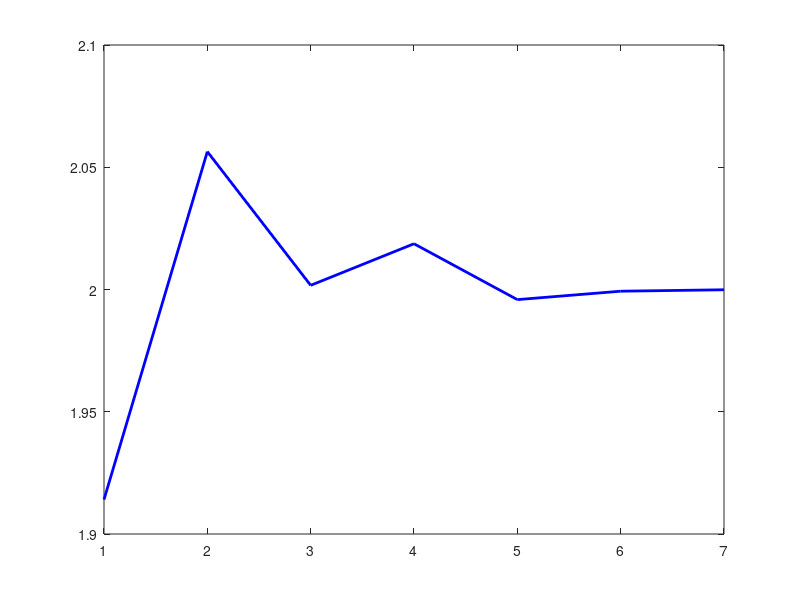

This chart was generated by the following MATLAB code: (Note: this script raises an error after producing the figure.)
%|--------------------------|%
%| FMAT3888 Tutorial Week 2 |%
%| Author: Vishaal Lingam   |%
%| Date: 17-08-2021         |%
%|--------------------------|%

% Q1.
% Evaluating the intergral of sin(x) from zero to pi
n=7; % maximum exponenet and number of trials
J = linspace(1,n,n); % vector of exponents
MU = zeros(1,length(J)); % zeros for final evaluation of average

% Looping over 'n' seperate trials
for i=1:length(J)
    N=10^J(i); % number of simulations
    Y=rand(1,N)*pi; % generate N iid copies of U(0,pi)
    mu=0;
    for k=1:N    
        mu=mu+sin(Y(k)); % sum of all random results
    end
    MU(i)=mu/N*pi; % evaluation of average over all simulations
end 

% Creating a plot to visualise the convergece towards the real solution as n>>10
figure(1);
plot(J,MU,'b','LineWidth',2);
hold on;
yline(2,'-r','LineWidth',2);
hold off;
ylabel('Final Result')
title([' Evaluating $ \int_{0}^{\pi} \sin(x)dx $ by Monte-Carlo'],'interpreter','latex')
xlabel('Number of Simulations (10^x)')
legend({'Computed Value','Accepted Value'})
saveas(gcf,'Q1MonteCarlo','png')

% Q2 a)
% Evaluating the Black-Scholes model of an European option 
S0=100; % initial underlying stock price
K=100; % strike price of option
T=1; % time scale
r=0.07; % interest rate
sigma=0.25; % volatility 
N=10^6; % Number of simulations
Y=randn(1,N);
Z=zeros(1,N); % will be used for price for S_T
W=zeros(1,N);

% Looping over given number of simulations
for k=1:N
    Z(k)=S0*exp((r-0.5*sigma^2)*T + (sigma*sqrt(T)*Y(k)));
    W(k)=max(Z(k)-K,0);
end 

price=exp(-r*T)*sum(W)/N;
figure(2);
histogram(W,100)
display(price)
saveas(gcf,'Q2aBlackScholes','png')

% Q2 b)
% Evaluating the Black-Scholes model of European option and plot the convergence diagram for succesive Monte Carlo simulaitons
S0=100; % initial underlying stock price
K=100; % strike price of option
T=1; % time scale
r=0.07; % interest rate
sigma=0.25; % volatility 
N=10^6; % Number of simulations
Y=randn(1,N);
Z=zeros(1,N); % will be used for price for S_T
W=zeros(1,N);

for k=1:N
    Z(k)=S0*exp((r-0.5*sigma^2)*T + (sigma*sqrt(T)*Y(k)));
    W(k)=max(Z(k)-K,0);
end

U=zeros(1,N); % for \bar f 
for k=2:N
    U(k)=U(k-1)+W(k);
end 

for k=1:N
    U(k)=exp(-r*T)*U(k)/k;
end

figure(3);
plot(1:N,U)
xlabel('Number of simulations');
ylabel('Price of call option');
title('Convergence diagram');
saveas(gcf,'Q2bBlackScholes','png')

% Q2 c)
% Redoing parts a) and c) with antithetic variables
S=100;
K=100;
r=0.07;
sig=0.25;
T=1;
N=10^3;
Y=randn(1,N);
Z=zeros(1,N);%used for f(X) roughly speaking
V=zeros(1,N);%used for f(-X)
W=zeros(1,N);%(f(x)+f(-x))/2
for k=1:N    
    Z(k)=S*exp((r-0.5*sig^2)*T+sig*sqrt(T)*Y(k));    
    V(k)=S*exp((r-0.5*sig^2)*T-sig*sqrt(T)*Y(k));    
    W(k)=0.5*(max(Z(k)-K,0)+max(V(k)-K,0));
end
price=exp(-r*T)*sum(W)/N;
figure(4);
histogram(W,100)
saveas(gcf,'Q2cBlackScholes','png')

% Q2 d)
% Redoing part a) and b) with S0=50
% Evaluating the Black-Scholes model of an European option 
S0=50; % initial underlying stock price
K=100; % strike price of option
T=1; % time scale
r=0.07; % interest rate
sigma=0.25; % volatility 
N=10^6; % Number of simulations
Y=randn(1,N);
Z=zeros(1,N); % will be used for price for S_T
W=zeros(1,N);
% Looping over given number of simulations
for k=1:N
    Z(k)=S0*exp((r-0.5*sigma^2)*T + (sigma*sqrt(T)*Y(k)));
    W(k)=max(Z(k)-K,0);
end 
price=exp(-r*T)*sum(W)/N;
figure(5);
histogram(W,100)
display(price)
saveas(gcf,'Q2d1BlackScholes','png')

% Evaluating the Black-Scholes model of European option and plot the convergence diagram for succesive Monte Carlo simulaitons
S0=50; % initial underlying stock price
K=100; % strike price of option
T=1; % time scale
r=0.07; % interest rate
sigma=0.25; % volatility 
N=10^6; % Number of simulations
Y=randn(1,N);
Z=zeros(1,N); % will be used for price for S_T
W=zeros(1,N);
for k=1:N
    Z(k)=S0*exp((r-0.5*sigma^2)*T + (sigma*sqrt(T)*Y(k)));
    W(k)=max(Z(k)-K,0);
end
U=zeros(1,N); % for \bar f 
for k=2:N
    U(k)=U(k-1)+W(k);
end 
for k=1:N
    U(k)=exp(-r*T)*U(k)/k;
end
figure(6);
plot(1:N,U)
xlabel('Number of simulations');
ylabel('Price of call option');
title('Convergence diagram');
saveas(gcf,'Q2d2BlackScholes','png')

%Q2 e)
% Redoing part d) with importance sampling
S=50;
K=100;
r=0.07;
sig=0.25;
T=1;
beta=-(log(K/S)-(r-0.5*sig^2)*T)\sig\sqrt(T);
N=10^4;
Y=randn(1,N);
W=zeros(1,N);%for g_beta(x)
for k=1:N    
    W(k)=max(S*exp((r-0.5*sig^2)*T+sig*sqrt(T)*(Y(k)-beta))-K,0)*exp(beta*Y(k)-0.5*beta^2);
end
price=exp(-r*T)*sum(W)/N;
figure(7);
histogram(W,50)

S=50;
K=100;
r=0.07;
sig=0.25;
T=1;
beta=-(log(K/S)-(r-0.5*sig^2)*T)\sig\sqrt(T);
N=10^4;
Y=randn(1,N);
W=zeros(1,N);%for g_beta(x)
for k=1:N    
    W(k)=max(S*exp((r-0.5*sig^2)*T+sig*sqrt(T)*(Y(k)-beta))-K,0)*exp(beta*Y(k)-0.5*beta^2);
end
U=zeros(1,N);
U(1)=W(1);
for k=2:N    
    U(k)=U(k-1)+W(k);
end
for k=1:N    
    U(k)=exp(-r*T)*U(k)/k;
end
figure(8);
plot(1:N,U)
xlabel('Number of simulations')
ylabel('Price of call option')
title('Convergence diagram with importance sampling')
hold on
